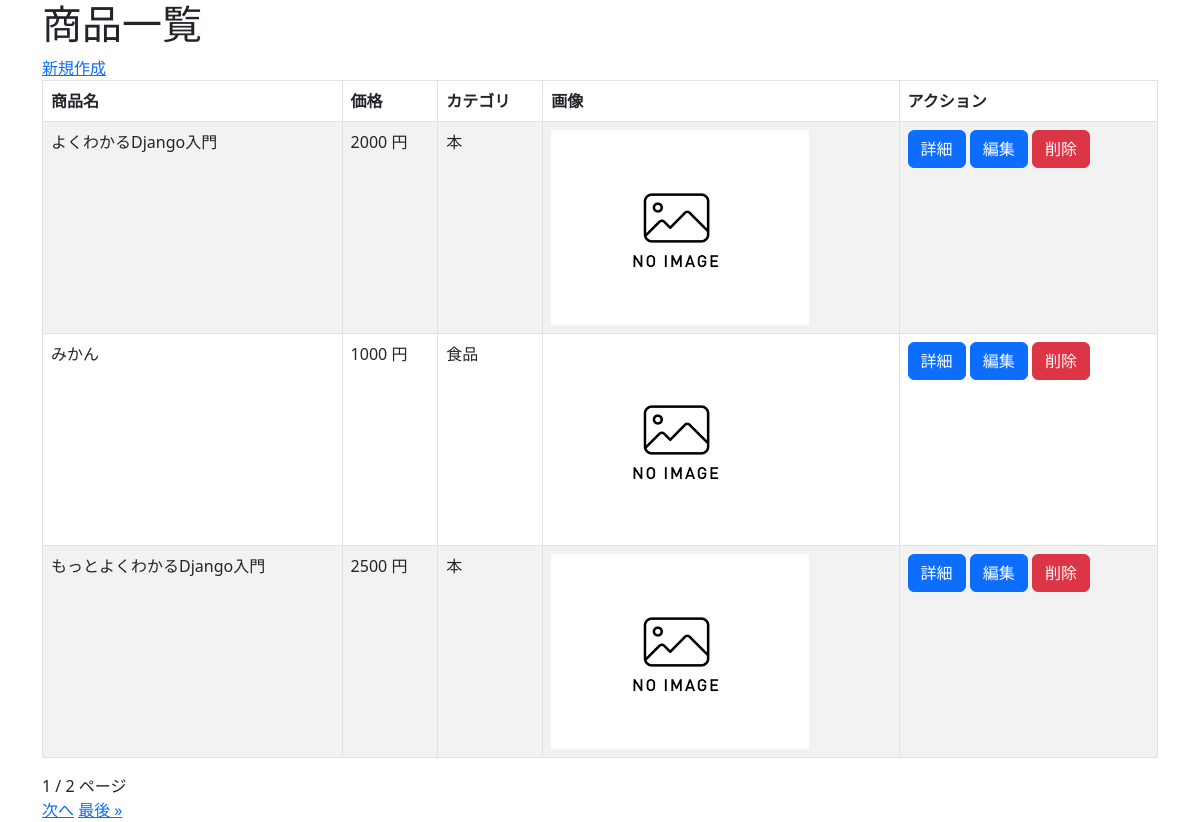
/crud/, run on the app's committed database.
### crud/models.py (models this page shows, shortened)
class Product(models.Model):
    name = models.CharField(max_length=200)
    price = models.PositiveIntegerField()
    description = models.TextField(blank=True, null=True, verbose_name='商品詳細')
    category = models.ForeignKey(Category, on_delete=models.CASCADE)
    img = models.ImageField(blank=True, default='noImage.png')

class Category(models.Model):
    name = models.CharField(max_length=200)
    def __str__(self):
        return self.name

### crud/views.py (the view)
# urls.py: path('crud/', views.ProductListView.as_view(), name="list"),
class ProductListView(ListView):
    model = Product
    paginate_by = 3

### crud/templates/crud/product_list.html (shortened to what this page needs)
{% extends "base.html" %}
{% block content %}
<h1>商品一覧</h1>
<a href="{% url 'new' %}">新規作成</a>
<table class="table table-striped table-hover table-bordered">
    <thead>
        <tr>
            <th>商品名</th>
            <th>価格</th>
            <th>カテゴリ</th>
            <th>画像</th>
            <th>アクション</th>
        </tr>
    </thead>
    {% for product in object_list %}
    <tr>
        <td>{{ product.name }}</td>
        <td>{{ product.price }} 円</td>
        <td>{{ product.category }}</td>
        <td><img src="{{ product.img.url }}" style="width:100px height:auto;"></td>
        <th>
            <button class="btn btn-primary" onclick="location.href='{% url 'detail' pk=product.pk %}'">詳細</button>
            <button class="btn btn-primary" onclick="location.href='{% url 'edit' pk=product.pk %}'">編集</button>
            <button class="btn btn-danger" onclick="location.href='{% url 'delete' pk=product.pk %}'">削除</button>
        </th>
    </tr>
    {% endfor %}
</table>
{{ page_obj.number }} / {{ page_obj.paginator.num_pages }} ページ<br>
{% if page_obj.has_next %}
<a href="?page={{ page_obj.next_page_number }}">次へ</a>
<a href="?page={{ page_obj.paginator.num_pages }}">最後 &raquo;</a>
{% endif %}
{% endblock %}

### crud/templates/base.html (shortened to what this page needs)
<!DOCTYPE html>
<html lang="ja">
<head>
    <link href="https://cdn.jsdelivr.net/npm/bootstrap@5.3.0-alpha3/dist/css/bootstrap.min.css" rel="stylesheet">
</head>
<body>
    <div class="container">
        {% block content %}{% endblock %}
    </div>
</body>
</html>

### data on the page
Product: name "よくわかるDjango入門", price "2000", category "本", img (placeholder picture)
Product: name "みかん", price "1000", category "食品", img (placeholder picture)
Product: name "もっとよくわかるDjango入門", price "2500", category "本", img (placeholder picture)

### other printed values
{{ page_obj.number }} "1"
{{ page_obj.paginator.num_pages }} "2"
